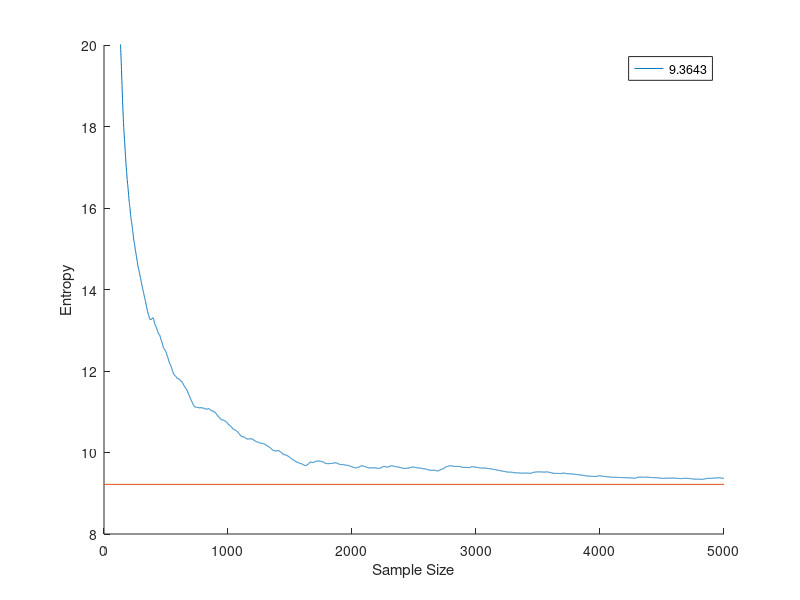

This chart was generated by the following MATLAB code:
%MATLAB FUNCTION (MHSAMPLE)

%init
H=9.218;
sampleSize = 5000;
dim = 9;
burn=100;
ent=0;
start = zeros(1, dim);
valArray=zeros(sampleSize, 1);

mu=[1, 2, 3, 1, 2, 3, 1, 2, 3];
sigma=[.5, .5, .5, .25, .25, .25, .75, .75, .75];
delta=.5;
%target distribution, [chainSize 1] vector
pdf=@(x) mvnpdf(x, mu, sigma);
%proposal pdf, [chainSize 1] vector
proppdf=@(x,y) prod(unifpdf(y-x, -delta, delta), 2);
%random number generator, [chainSize dim] matrix
proprnd=@(x) x + rand(1, dim)*2*delta - delta;
%Met-Hast matlab function
sample=mhsample(start, sampleSize, 'pdf', pdf, 'proppdf', proppdf, 'proprnd', proprnd);

%Calculate average value
for i=1:sampleSize
    ent=ent+log(mvnpdf(sample(i, :), mu, sigma))*(-1);
    valArray(i)=ent/i;
end
ent=ent/sampleSize;

%Show histogram
%figure;
%hist(sample(:, 1), 30);

%Plot
figure;
hold on;
plot(1:sampleSize, valArray);
plot([0 sampleSize], [H H]);
hold off;
ylabel('Entropy');
xlabel('Sample Size');
ylim([8 20]);
legend(num2str(ent));